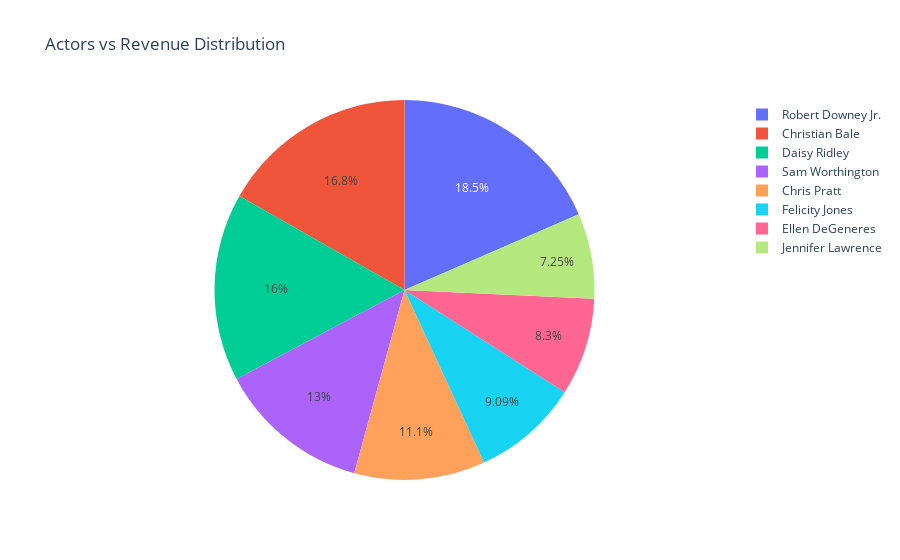

Notebook code for this chart:
### Code cell
# top 10 revenue movie/actor
act_rev = df.sort_values(by = 'Revenue (Millions)', ascending = False).head(10)
px.pie(act_rev, values = 'Revenue (Millions)', names = 'Actor1', title = 'Actors vs Revenue Distribution')

### Figure 1 — Plotly figure (JSON) as saved in the notebook; plotly's stock layout.template omitted (floating-point values rounded to 4 significant figures)
{"data": [{"domain": {"x": [0, 1], "y": [0, 1]}, "hovertemplate": "Actor1=%{label}<br>Revenue (Millions)=%{value}<extra></extra>", "labels": ["Daisy Ridley", "Sam Worthington", "Chris Pratt", "Robert Downey Jr.", "Christian Bale", "Felicity Jones", "Ellen DeGeneres", "Robert Downey Jr.", "Christian Bale", "Jennifer Lawrence"], "legendgroup": "", "name": "", "showlegend": true, "type": "pie", "values": [936.6, 760.5, 652.2, 623.3, 533.3, 532.2, 486.3, 459.0, 448.1, 424.6]}], "layout": {"legend": {"tracegroupgap": 0}, "title": {"text": "Actors vs Revenue Distribution"}}}
